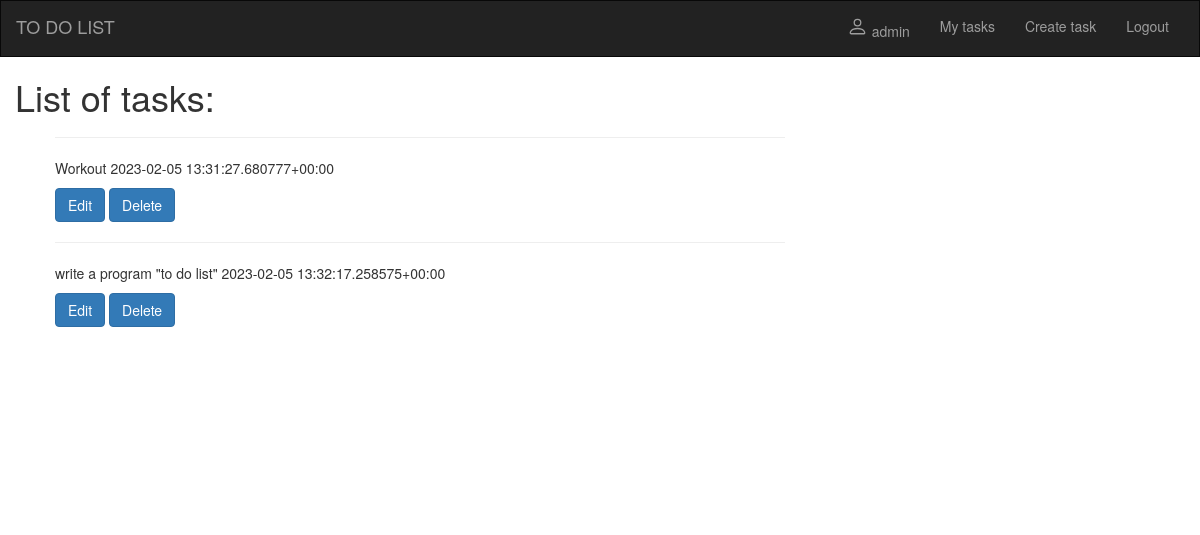
/to_do/tasks/ (signed in), run on an earlier commit of the app's database.
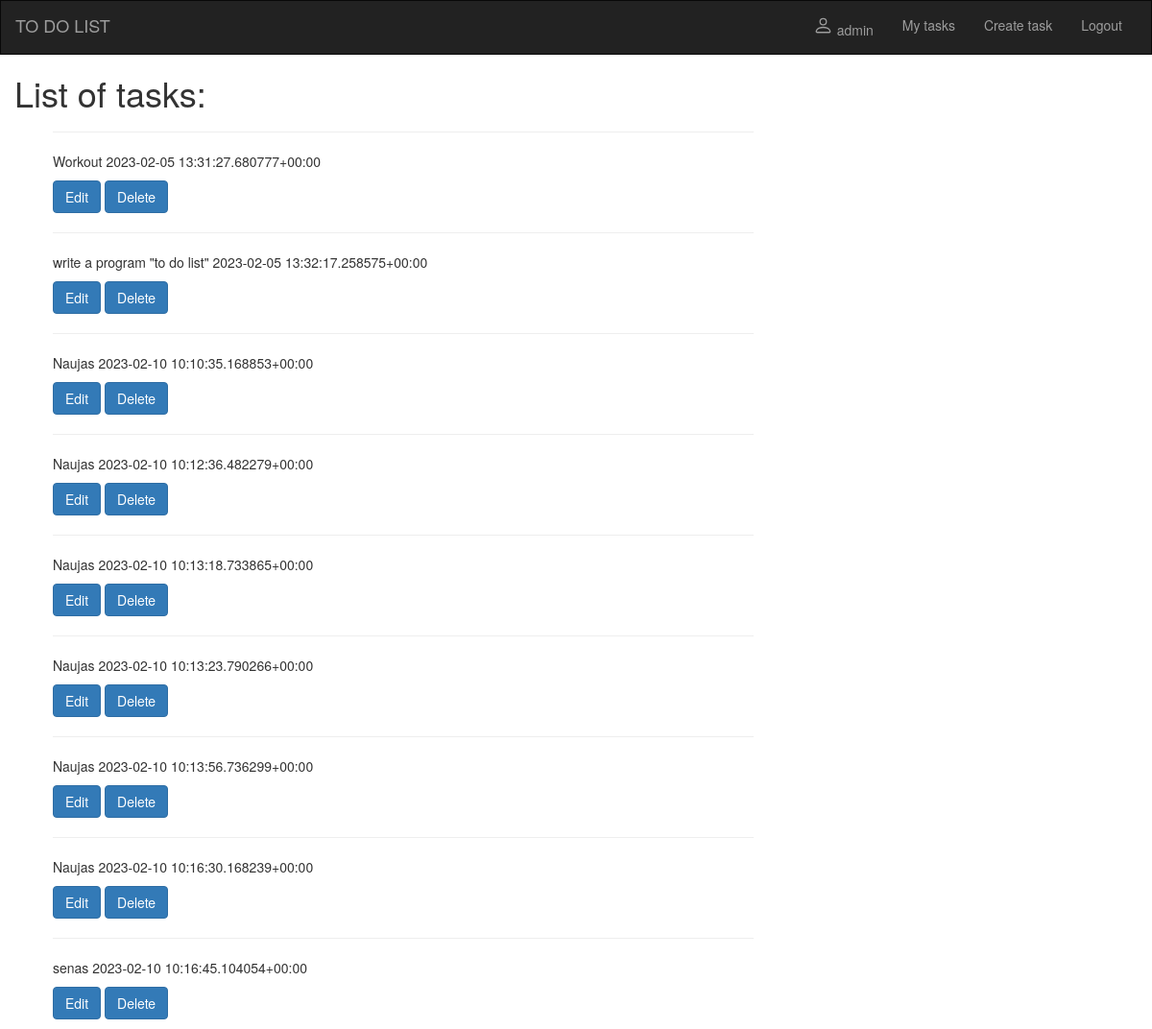
And on a later commit of the database.
### to_do/models.py (models this page shows)
class Task(models.Model):
    text = models.TextField(verbose_name="Text", max_length=1000)
    user = models.ForeignKey(to=User, verbose_name="User", on_delete=models.SET_NULL, null=True, blank=True)
    date = models.DateTimeField("Date", auto_now_add=True)
    def __str__(self):
        return f'{self.text} {self.date}'

### to_do/views.py (the view)
# urls.py: path('tasks/', login_required(views.view_tasks), name='tasks'),
@login_required
def view_tasks(request):
    tasks = Task.objects.filter(user=request.user)
    return render(request, 'tasks.html', {'tasks': tasks})

### to_do/templates/tasks.html (shortened to what this page needs)
{% extends "base.html" %}
{% block content %}
<h1>List of tasks:</h1>
<ul>
  {% for task in tasks %}
  <hr>
  <p>{{ task }}</p>
  <a href="{% url 'edit_task' task.id %}" class="btn btn-primary">Edit</a>
  <a href="{% url 'delete_task' task.id %}" class="btn btn-primary">Delete</a>
  {% endfor %}
</ul>
{% endblock %}

### to_do/templates/base.html (shortened to what this page needs)
<!DOCTYPE html>
<html lang="en">
<head>
  <link rel="stylesheet" href="https://maxcdn.bootstrapcdn.com/bootstrap/3.4.1/css/bootstrap.min.css">
</head>
<body>
<nav class="navbar navbar-inverse">
  <div class="container-fluid">
    <div class="navbar-header">
      <a class="navbar-brand" href="#">TO DO LIST</a>
    </div>
    <div class="collapse navbar-collapse" id="myNavbar">
      <ul class="nav navbar-nav navbar-right">
        {% if user.is_authenticated %}
        <li class="nav-item"><a class="nav-link" href="#">
        {{ user.get_username }}</a></li>
        <li class="nav-item"><a class="nav-link" href="{% url 'tasks'%}">My tasks</a></li>
        <li class="nav-item"><a class="nav-link" href="{% url 'create' %}">Create task</a></li>
        <li class="nav-item"><a class="nav-link" href="{% url 'logout'%}?next=/to_do">Logout</a></li>
      {% else %}
        <li class="nav-item"><a class="nav-link" href="{% url 'login'%}?next={{request.path}}">Login</a></li>
        <li class="nav-item"><a class="nav-link" href="#">Registruotis</a></li>
      {% endif %}
      </ul>
    </div>
  </div>
</nav>
<div class="container-fluid text-center">
  <div class="row content">
    <div class="col-sm-8 text-left">
      {% block content %}{% endblock %}
    </div>
  </div>
</div>
</body>
</html>

### to_do/templates/base.html (style rules this page uses)
.navbar { margin-bottom: 0; border-radius: 0; }
.row.content { height: 450px }

What changed in the data, as far as the page shows it:
added Task: text+date "Naujas 2023-02-10 10:10:35.168853+00:00"
added Task: text+date "Naujas 2023-02-10 10:12:36.482279+00:00"
added Task: text+date "Naujas 2023-02-10 10:13:18.733865+00:00"
added Task: text+date "Naujas 2023-02-10 10:13:23.790266+00:00"
added Task: text+date "Naujas 2023-02-10 10:13:56.736299+00:00"
added Task: text+date "Naujas 2023-02-10 10:16:30.168239+00:00"
added Task: text+date "senas 2023-02-10 10:16:45.104054+00:00"
